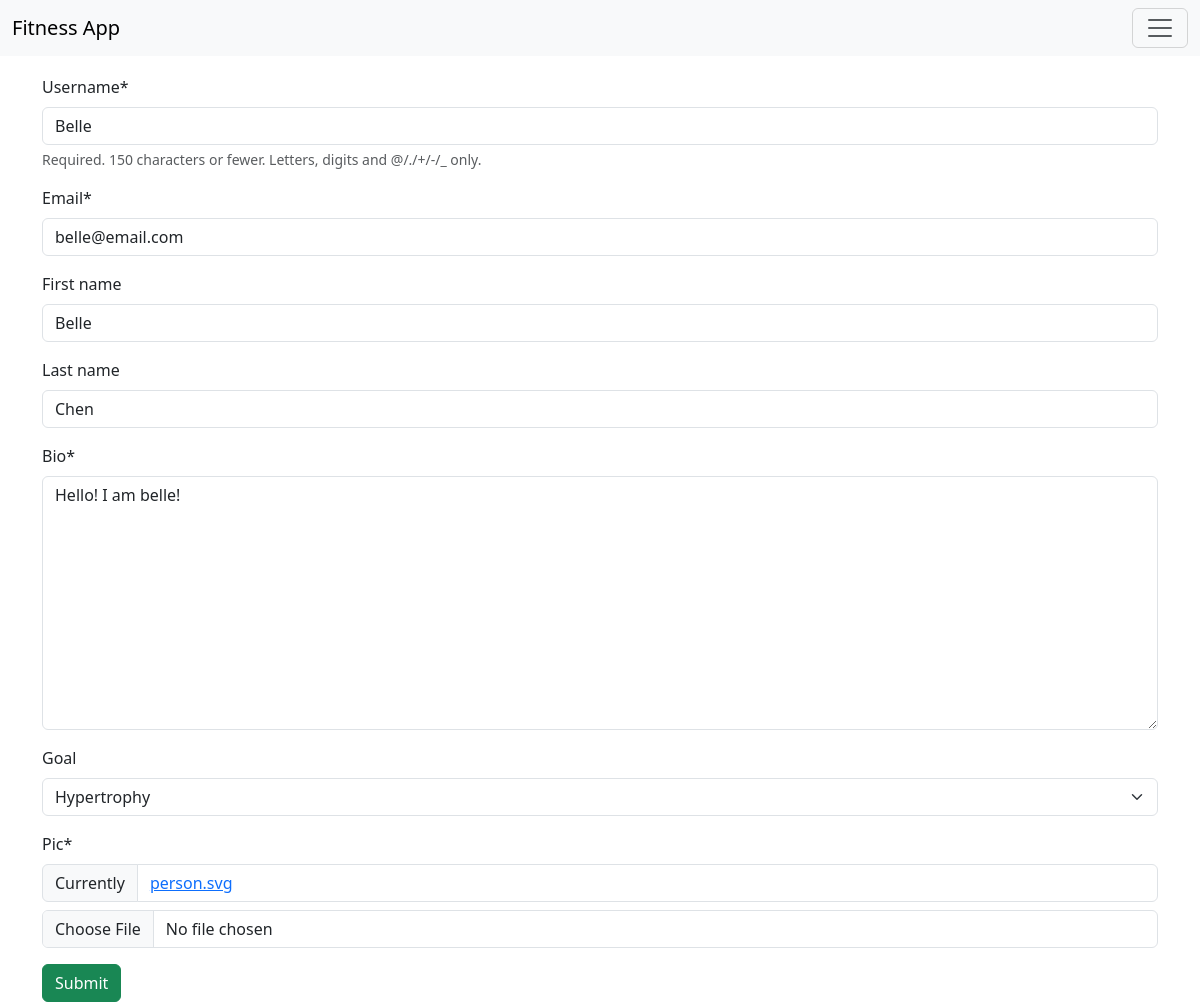
Screenshot of /en-us/userupdate/2 (signed in) with the database file from the repository.
### base/models.py (models this page shows)
class User(AbstractUser):
    email = models.EmailField(unique=True, null=True)
    bio = models.TextField(null=True)
    goal = models.ForeignKey(GoalsModel, on_delete=models.SET_NULL, null=True, blank=True)
    pic = models.ImageField(null=True, default='person.svg')

class GoalsModel(models.Model):
    goal = models.CharField(max_length=200, null=True)
    def __str__(self):
        return self.goal

### base/views.py (the view, shortened to what this page needs)
# urls.py: path("userupdate/<int:pk>", views.UserEditView.as_view(), name="user_edit"),
class UserEditView(View):
    template_name = "base/profile_form.html"
    def get(self, request, pk):
        user = User.objects.get(pk=pk)
        form = UserForm(instance=user)
        ctx = {"form":form}
        return render(request, self.template_name, ctx)

### base/forms.py (shortened to what this page needs)
class UserForm(forms.ModelForm):
    class Meta:
        model = User
        fields = ["username", "email", "first_name", "last_name", "bio", "goal", "pic"]

### base/templates/base/profile_form.html (shortened to what this page needs)
{% extends 'main.html' %}
{% block content %}
{% load crispy_forms_tags %}
<form action="" method="post" enctype="multipart/form-data">
    {{ form|crispy }}
    <input type="submit" value="Submit" class="btn btn-success">
</form>
{% endblock %}

### rows the page displays
User: username "Belle", email "belle@email.com", first_name "Belle", last_name "Chen", bio "Hello! I am belle!"
GoalsModel: goal "Hypertrophy"
